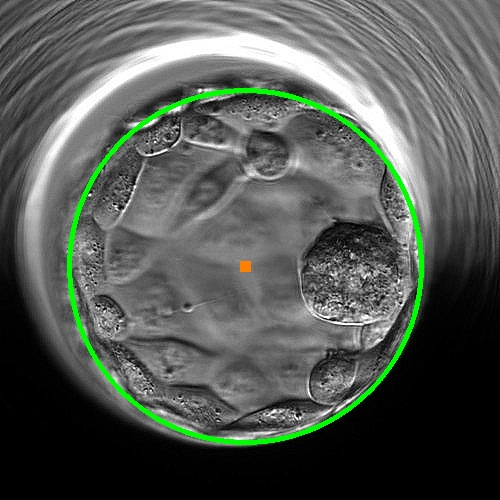
#> input picture Hough.jpg, 500 x 500 px
$ python '4. Edge Detection.py'   (older library calls are emulated)
#> lines starting #> are read from the running program, lines starting #| are printed output that depends on the picture; after the words box and inside, x2 and y2 are one past the last pixel; in counts of white or black regions, pixels touching at a corner belong together
import cv2
import numpy as np
from matplotlib import pyplot as plt

# loading image
#img0 = cv2.imread('SanFrancisco.jpg',)
img0 = cv2.imread('Hough.jpg',)
#> img0 is the input picture: shape (500, 500, 3); mean B, G, R 83.7, 89.3, 83.8

# converting to gray scale
gray = cv2.cvtColor(img0, cv2.COLOR_BGR2GRAY)
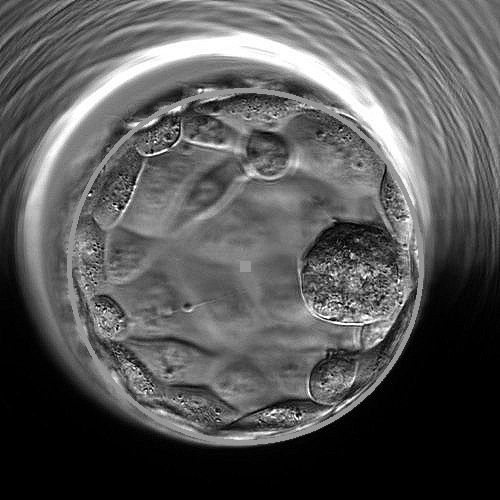
#> gray: shape (500, 500); min 0, max 255, mean 87

# remove noise
img = cv2.GaussianBlur(gray,(3,3),0)

# convolute with proper kernels
laplacian = cv2.Laplacian(img,cv2.CV_64F)
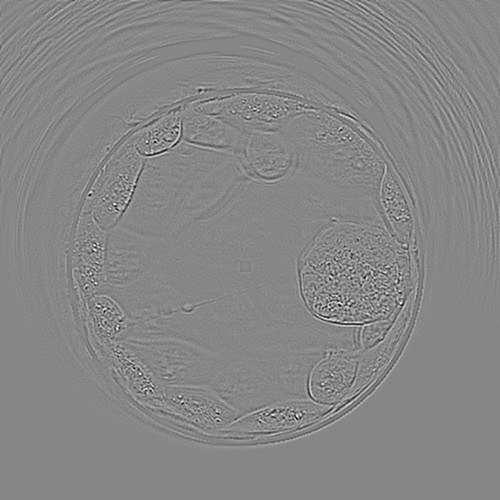
#> laplacian: shape (500, 500) float64; min -148, max 132, mean 0; drawn with min black and max white
sobelx = cv2.Sobel(img,cv2.CV_64F,1,0,ksize=5)  # x
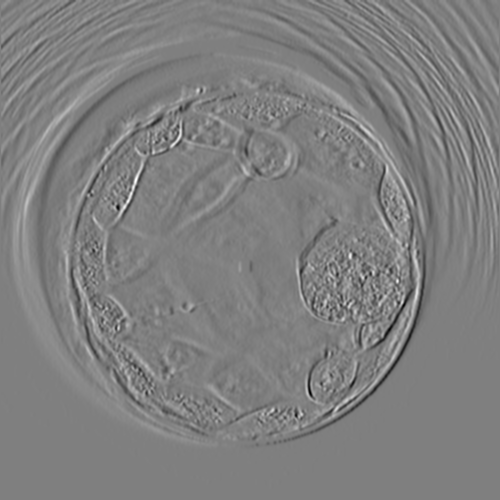
#> sobelx: shape (500, 500) float64; min -6568, max 6555, mean 5.6; drawn with min black and max white
sobely = cv2.Sobel(img,cv2.CV_64F,0,1,ksize=5)  # y
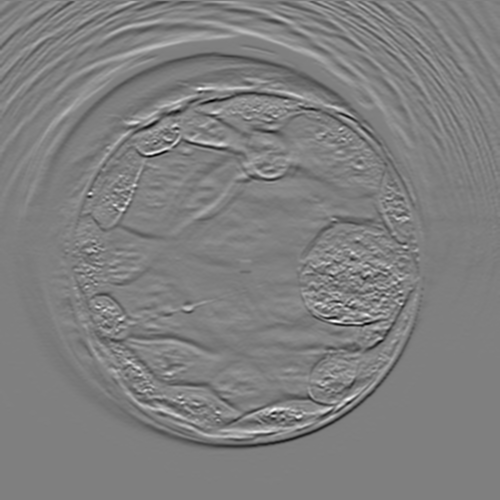
#> sobely: shape (500, 500) float64; min -7451, max 7398, mean -30.6; drawn with min black and max white

plt.subplot(2,2,1),plt.imshow(img,cmap = 'gray')
plt.title('Original'), plt.xticks([]), plt.yticks([])
plt.subplot(2,2,2),plt.imshow(laplacian,cmap = 'gray')
plt.title('Laplacian'), plt.xticks([]), plt.yticks([])
plt.subplot(2,2,3),plt.imshow(sobelx,cmap = 'gray')
plt.title('Sobel X'), plt.xticks([]), plt.yticks([])
plt.subplot(2,2,4),plt.imshow(sobely,cmap = 'gray')
plt.title('Sobel Y'), plt.xticks([]), plt.yticks([])

plt.show()

import numpy as np
import cv2 as cv
from matplotlib import pyplot as plt
img = cv.imread('Histogram-Equalized.jpg',0)
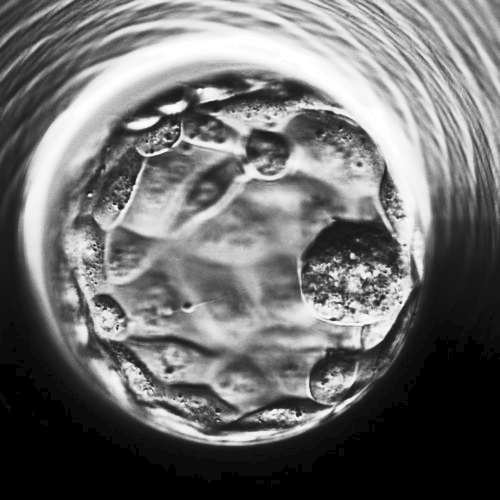
#> input picture Histogram-Equalized.jpg, 500 x 500 px
#> img is the input picture: shape (500, 500); min 0, max 255, mean 109.5
edges = cv.Canny(img,0,255)
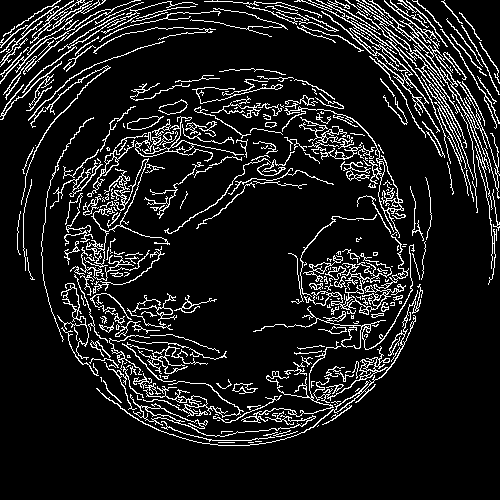
#> edges: shape (500, 500); 11% white in thin lines or dots, all inside (x1, y1, x2, y2) = (0, 0, 500, 446)
plt.subplot(121),plt.imshow(img,cmap = 'gray')
plt.title('Original Image'), plt.xticks([]), plt.yticks([])
plt.subplot(122),plt.imshow(edges,cmap = 'gray')
plt.title('Edge Image'), plt.xticks([]), plt.yticks([])
plt.show()
